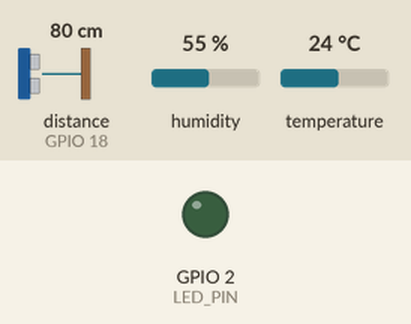
The program below on a simulated ESP32. On the bench: output pins drawn as LEDs (lit = HIGH). Inputs (shaded band) come from the test bench; at power-on: distance to the obstacle (sensor on GPIO 18) 80 cm, humidity 55 %, temperature 24 °C. The echo pulse lasts 58.3 µs per cm; WiFi joins after 1.5 s; servers stay silent unless stated; the local clock reads 2024-03-15 10:24:30 at power-on unless the program sets it; no MQTT or app messages arrive unless stated; pins used as bus, display or sensor lines are not drawn; what the program prints to the serial monitor is not drawn.

Above: at 10.8 s.
10.9 s: distance to the obstacle (sensor on GPIO 18) set to 4 cm
21.6 s: distance to the obstacle (sensor on GPIO 18) set to 2 cm
At 22.5 s:
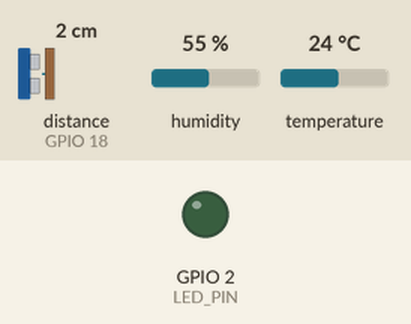
31.5 s: distance to the obstacle (sensor on GPIO 18) set to 9 cm
At 35.8 s:
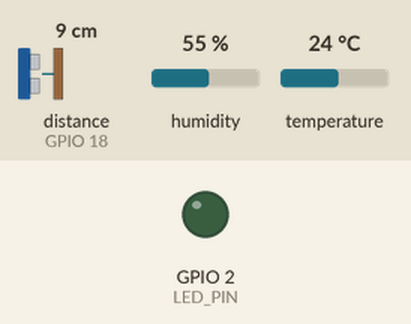
Timing chart, 0 to 51.6 s (numbered marks = the images above; inputs shaded):
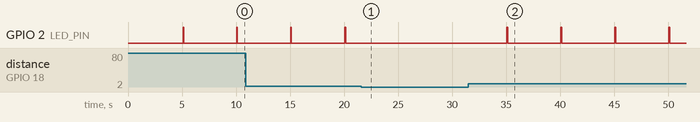

The program:

main.cpp
```cpp
#include <Arduino.h>
#include <DHTesp.h>
#include <PubSubClient.h>
#include <WiFi.h>
#include <WiFiClient.h>
#include <WiFiClientSecure.h>
#include <sys/time.h>
#include <time.h>

#include "secrets.h"

namespace {
constexpr char DEVICE_ID[] = "esp32-b23dcat247";
constexpr int DHT_PIN = 15;
constexpr int TRIG_PIN = 5;
constexpr int ECHO_PIN = 18;
constexpr int LED_PIN = 2;

constexpr unsigned long SEND_INTERVAL_MS = 5000;
constexpr unsigned long WIFI_RETRY_INTERVAL_MS = 5000;
constexpr unsigned long MQTT_RETRY_INTERVAL_MS = 5000;
constexpr unsigned long STATUS_INTERVAL_MS = 2000;

constexpr float MIN_TEMPERATURE_C = -40.0F;
constexpr float MAX_TEMPERATURE_C = 80.0F;
constexpr float MIN_HUMIDITY_PERCENT = 0.0F;
constexpr float MAX_HUMIDITY_PERCENT = 100.0F;
constexpr float MIN_DISTANCE_CM = 2.0F;
constexpr float MAX_DISTANCE_CM = 450.0F;

WiFiClient plainClient;
WiFiClientSecure tlsClient;
Client &networkClient = Secrets::MQTT_TLS_ENABLED
                            ? static_cast<Client &>(tlsClient)
                            : static_cast<Client &>(plainClient);
PubSubClient mqttClient(networkClient);
DHTesp dht;

unsigned long lastSendAt = 0;
unsigned long lastWiFiAttemptAt = 0;
unsigned long lastMqttAttemptAt = 0;
unsigned long lastStatusAt = 0;
unsigned long sequenceNo = 0;
bool ntpStarted = false;

void configureTransport() {
  if (!Secrets::MQTT_TLS_ENABLED) {
    Serial.println("MQTT transport: plain TCP for local Docker lab");
    return;
  }

  if (!Secrets::ALLOW_INSECURE_TLS && strlen(Secrets::MQTT_ROOT_CA) > 0) {
    tlsClient.setCACert(Secrets::MQTT_ROOT_CA);
    Serial.println("TLS: broker certificate verification enabled");
    return;
  }

  tlsClient.setInsecure();
  Serial.println("TLS: encrypted connection without certificate verification (lab only)");
}

void startWiFi() {
  WiFi.mode(WIFI_STA);
  WiFi.begin(Secrets::WIFI_SSID, Secrets::WIFI_PASSWORD, 6);
  lastWiFiAttemptAt = millis();
  Serial.printf("WiFi: connecting to %s\n", Secrets::WIFI_SSID);
}

void maintainWiFi(unsigned long now) {
  if (WiFi.status() == WL_CONNECTED) {
    return;
  }

  if (now - lastWiFiAttemptAt >= WIFI_RETRY_INTERVAL_MS) {
    WiFi.disconnect();
    startWiFi();
  }
}

void startNtpIfNeeded() {
  if (ntpStarted || WiFi.status() != WL_CONNECTED) {
    return;
  }

  configTime(0, 0, "pool.ntp.org", "time.google.com", "time.cloudflare.com");
  ntpStarted = true;
  Serial.println("NTP: synchronization requested");
}

bool clockIsReady() {
  return time(nullptr) > 1700000000;
}

uint64_t epochMilliseconds() {
  timeval currentTime{};
  gettimeofday(&currentTime, nullptr);
  return static_cast<uint64_t>(currentTime.tv_sec) * 1000ULL +
         static_cast<uint64_t>(currentTime.tv_usec) / 1000ULL;
}

String mqttClientId() {
  const uint64_t chipId = ESP.getEfuseMac();
  char buffer[48];
  snprintf(buffer, sizeof(buffer), "%s-%08lx", DEVICE_ID,
           static_cast<unsigned long>(chipId & 0xFFFFFFFFULL));
  return String(buffer);
}

void maintainMqtt(unsigned long now) {
  if (WiFi.status() != WL_CONNECTED || mqttClient.connected()) {
    return;
  }

  if (now - lastMqttAttemptAt < MQTT_RETRY_INTERVAL_MS) {
    return;
  }

  lastMqttAttemptAt = now;
  const String clientId = mqttClientId();
  Serial.printf("MQTT: connecting to %s:%u as %s\n", Secrets::MQTT_HOST,
                Secrets::MQTT_PORT, clientId.c_str());

  const bool hasCredentials = strlen(Secrets::MQTT_USERNAME) > 0;
  const bool connected =
      hasCredentials
          ? mqttClient.connect(clientId.c_str(), Secrets::MQTT_USERNAME,
                               Secrets::MQTT_PASSWORD)
          : mqttClient.connect(clientId.c_str());

  if (connected) {
    Serial.printf("MQTT: connected, topic=%s\n", Secrets::MQTT_TOPIC);
  } else {
    Serial.printf("MQTT: connection failed, state=%d; retry in %lu ms\n",
                  mqttClient.state(), MQTT_RETRY_INTERVAL_MS);
  }
}

float readDistanceCm() {
  digitalWrite(TRIG_PIN, LOW);
  delayMicroseconds(2);
  digitalWrite(TRIG_PIN, HIGH);
  delayMicroseconds(10);
  digitalWrite(TRIG_PIN, LOW);

  const unsigned long duration = pulseIn(ECHO_PIN, HIGH, 30000);
  if (duration == 0) {
    return NAN;
  }
  return duration * 0.0343F / 2.0F;
}

bool sensorDataIsValid(const TempAndHumidity &data, float distance) {
  if (!isfinite(data.temperature) || !isfinite(data.humidity) ||
      !isfinite(distance)) {
    Serial.println("VALIDATION: rejected non-finite sensor value");
    return false;
  }

  const bool temperatureValid = data.temperature >= MIN_TEMPERATURE_C &&
                                data.temperature <= MAX_TEMPERATURE_C;
  const bool humidityValid = data.humidity >= MIN_HUMIDITY_PERCENT &&
                             data.humidity <= MAX_HUMIDITY_PERCENT;
  const bool distanceValid = distance >= MIN_DISTANCE_CM &&
                             distance <= MAX_DISTANCE_CM;

  if (!temperatureValid || !humidityValid || !distanceValid) {
    Serial.printf(
        "VALIDATION: rejected out-of-range data temp=%.2f humidity=%.2f "
        "distance=%.2f\n",
        data.temperature, data.humidity, distance);
    return false;
  }
  return true;
}

void publishSensorData(unsigned long now) {
  if (!mqttClient.connected() || !clockIsReady() ||
      now - lastSendAt < SEND_INTERVAL_MS) {
    return;
  }
  lastSendAt = now;

  const TempAndHumidity data = dht.getTempAndHumidity();
  const float distance = readDistanceCm();
  if (!sensorDataIsValid(data, distance)) {
    return;
  }

  sequenceNo++;
  const uint64_t sentAtMs = epochMilliseconds();
  char payload[384];
  snprintf(
      payload, sizeof(payload),
      "{\"device_id\":\"%s\",\"sent_at_ms\":%llu,\"temperature\":%.2f,"
      "\"humidity\":%.2f,\"distance_cm\":%.2f,\"rssi\":%d,"
      "\"sequence\":%lu,\"uptime_s\":%lu}",
      DEVICE_ID, static_cast<unsigned long long>(sentAtMs), data.temperature,
      data.humidity, distance, WiFi.RSSI(), sequenceNo, millis() / 1000UL);

  const bool published = mqttClient.publish(Secrets::MQTT_TOPIC, payload);
  Serial.printf("PUBLISH: topic=%s status=%s payload=%s\n", Secrets::MQTT_TOPIC,
                published ? "OK" : "FAILED", payload);

  if (published) {
    digitalWrite(LED_PIN, HIGH);
    delay(80);
    digitalWrite(LED_PIN, LOW);
  }
}

void printStatus(unsigned long now) {
  if (now - lastStatusAt < STATUS_INTERVAL_MS) {
    return;
  }
  lastStatusAt = now;

  if (WiFi.status() != WL_CONNECTED) {
    Serial.println("STATUS: waiting for WiFi");
  } else if (!clockIsReady()) {
    Serial.println("STATUS: WiFi connected, waiting for NTP");
  } else if (!mqttClient.connected()) {
    Serial.println("STATUS: time synchronized, waiting for MQTT");
  }
}
}  // namespace

void setup() {
  Serial.begin(115200);
  pinMode(TRIG_PIN, OUTPUT);
  pinMode(ECHO_PIN, INPUT);
  pinMode(LED_PIN, OUTPUT);
  digitalWrite(LED_PIN, LOW);
  dht.setup(DHT_PIN, DHTesp::DHT22);

  configureTransport();
  mqttClient.setServer(Secrets::MQTT_HOST, Secrets::MQTT_PORT);
  mqttClient.setBufferSize(512);
  mqttClient.setKeepAlive(30);
  mqttClient.setSocketTimeout(10);
  startWiFi();
}

void loop() {
  const unsigned long now = millis();
  maintainWiFi(now);
  startNtpIfNeeded();
  maintainMqtt(now);

  if (mqttClient.connected()) {
    mqttClient.loop();
  }

  publishSensorData(now);
  printStatus(now);
  delay(10);
}
```

secrets.example.h
```cpp
#pragma once

// Copy this file to secrets.h, then replace the placeholder values.
// Never commit include/secrets.h.
namespace Secrets {
static constexpr char WIFI_SSID[] = "Wokwi-GUEST";
static constexpr char WIFI_PASSWORD[] = "";

static constexpr char MQTT_HOST[] = "host.wokwi.internal";
static constexpr unsigned int MQTT_PORT = 1883;
static constexpr char MQTT_USERNAME[] = "";
static constexpr char MQTT_PASSWORD[] = "";
static constexpr char MQTT_TOPIC[] = "ptit/b23dcat247/sensors";

// The local HiveMQ Docker broker currently exposes plain MQTT on port 1883.
// For production, expose port 8883, enable TLS and provide the broker CA.
static constexpr bool MQTT_TLS_ENABLED = false;
static constexpr bool ALLOW_INSECURE_TLS = false;
static constexpr char MQTT_ROOT_CA[] = "";
}
```

Measured:
- after the input at 21.6 s, GPIO 2 (LED_PIN): stops changing and stays LOW
- after the input at 31.5 s, GPIO 2 (LED_PIN): alternates HIGH for 0.08 s and LOW for 4.9 s, starting after 3.6 s
- by itself, GPIO 2 (LED_PIN): alternates HIGH for 0.08 s and LOW for 4.9 s
